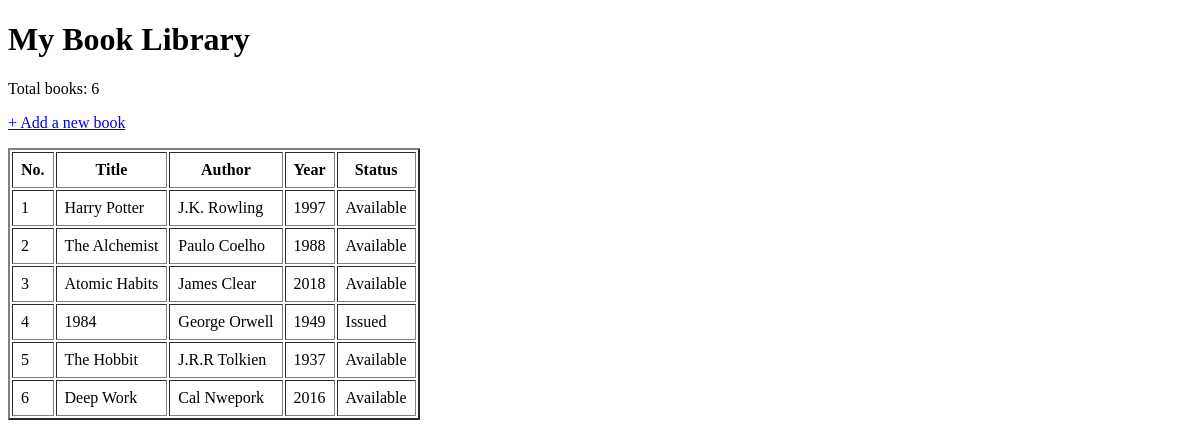
Before: / with the older database file.
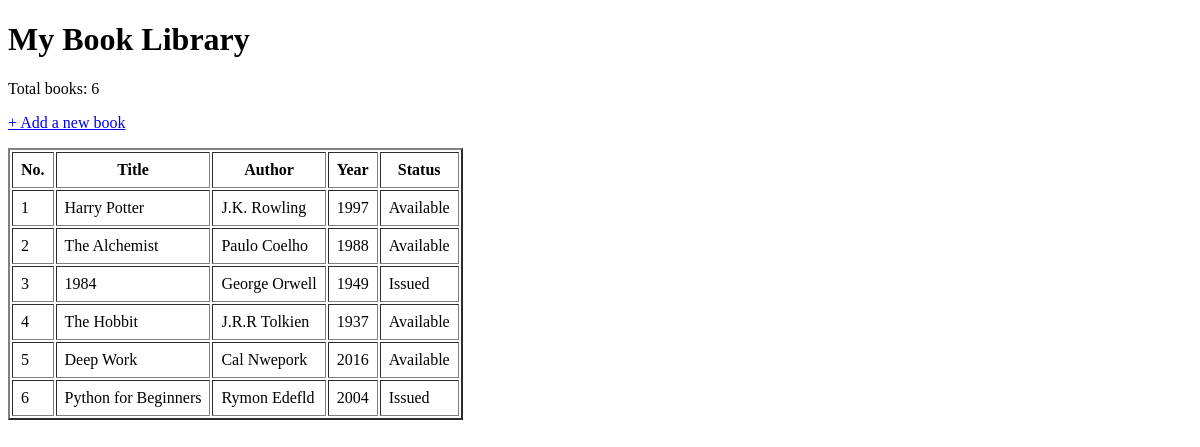
After: the same page with the newer database file.
### books/models.py (models this page shows, shortened)
class Book(models.Model):
    title = models.CharField(max_length=200)
    author = models.CharField(max_length=100)
    year_published = models.IntegerField()
    is_available = models.BooleanField(default=True)

### books/views.py (the view)
# urls.py: path('', views.book_list, name='book_list'),
def book_list(request):
    books = Book.objects.all()
    return render(request, 'books/book_list.html', {'books': books})

### books/templates/books/book_list.html (shortened to what this page needs)
<!DOCTYPE html>
<html lang="en">
<head>
</head>
<body>
    <h1>My Book Library</h1>
    <p>Total books: {{ books|length }}</p>
    <p><a href="{% url 'add_book' %}">+ Add a new book</a></p>
    <table border="2" cellpadding="8">
        <tr>
            <th>No.</th>
            <th>Title</th>
            <th>Author</th>
            <th>Year</th>
            <th>Status</th>
        </tr>
        {% for book in books %}
        <tr>
            <td>{{ forloop.counter }}</td>
            <td>{{ book.title }}</td>
            <td>{{ book.author }}</td>
            <td>{{ book.year_published }}</td>
            <td>{{ book.is_available|yesno:"Available,Issued" }}</td>
        </tr>
        {% empty %}
        <tr>
            <td colspan="5">No books yet. Add some in the admin page.</td>
        </tr>
        {% endfor %}
    </table>
</body>
</html>

Changed rows visible on the page:
removed Book: title "Atomic Habits", author "James Clear", year_published "2018", is_available "Available"
added Book: title "Python for Beginners", author "Rymon Edefld", year_published "2004", is_available "Issued"
